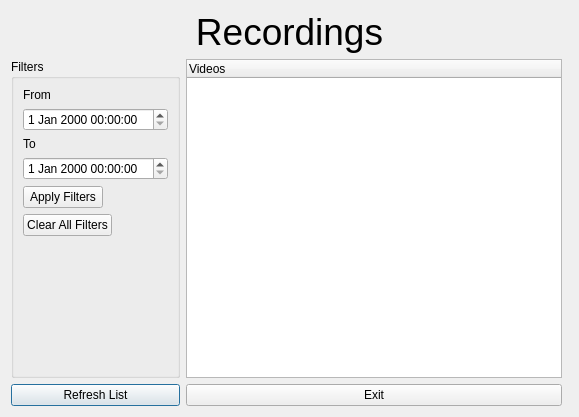
<?xml version="1.0" encoding="UTF-8"?>
<ui version="4.0">
 <class>RecordingsView</class>
 <widget class="QDialog" name="RecordingsView">
  <property name="windowModality">
   <enum>Qt::ApplicationModal</enum>
  </property>
  <property name="geometry">
   <rect>
    <x>0</x>
    <y>0</y>
    <width>579</width>
    <height>417</height>
   </rect>
  </property>
  <property name="minimumSize">
   <size>
    <width>579</width>
    <height>367</height>
   </size>
  </property>
  <property name="windowTitle">
   <string>Recordings</string>
  </property>
  <property name="modal">
   <bool>true</bool>
  </property>
  <layout class="QGridLayout" name="gridLayout">
   <item row="2" column="0">
    <widget class="QPushButton" name="refreshList">
     <property name="text">
      <string>Refresh List</string>
     </property>
    </widget>
   </item>
   <item row="0" column="0" colspan="3">
    <layout class="QHBoxLayout" name="horizontalLayout">
     <item>
      <widget class="QLabel" name="label">
       <property name="font">
        <font>
         <pointsize>28</pointsize>
        </font>
       </property>
       <property name="text">
        <string>Recordings</string>
       </property>
       <property name="alignment">
        <set>Qt::AlignCenter</set>
       </property>
      </widget>
     </item>
    </layout>
   </item>
   <item row="1" column="1">
    <widget class="QTreeWidget" name="treeWidget">
     <column>
      <property name="text">
       <string>Videos</string>
      </property>
     </column>
    </widget>
   </item>
   <item row="1" column="0">
    <widget class="QGroupBox" name="groupBox">
     <property name="maximumSize">
      <size>
       <width>171</width>
       <height>16777215</height>
      </size>
     </property>
     <property name="title">
      <string>Filters</string>
     </property>
     <layout class="QFormLayout" name="formLayout">
      <item row="1" column="0">
       <widget class="QDateTimeEdit" name="fromInput"/>
      </item>
      <item row="3" column="0">
       <widget class="QDateTimeEdit" name="toInput"/>
      </item>
      <item row="0" column="0">
       <widget class="QLabel" name="label_2">
        <property name="text">
         <string>From</string>
        </property>
       </widget>
      </item>
      <item row="2" column="0">
       <widget class="QLabel" name="label_3">
        <property name="text">
         <string>To</string>
        </property>
       </widget>
      </item>
      <item row="4" column="0">
       <widget class="QPushButton" name="applyFilters">
        <property name="text">
         <string>Apply Filters</string>
        </property>
       </widget>
      </item>
      <item row="5" column="0">
       <widget class="QPushButton" name="clearFilters">
        <property name="text">
         <string>Clear All Filters</string>
        </property>
       </widget>
      </item>
     </layout>
    </widget>
   </item>
   <item row="2" column="1">
    <layout class="QHBoxLayout" name="horizontalLayout_2">
     <item>
      <widget class="QPushButton" name="exit">
       <property name="text">
        <string>Exit</string>
       </property>
      </widget>
     </item>
    </layout>
   </item>
  </layout>
 </widget>
 <resources/>
 <connections/>
</ui>
